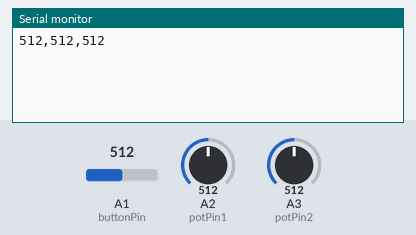
Bench run of a sketch on a simulated Arduino Uno, built with avr-gcc and run on an emulated ATmega328P. Shown: the last lines printed to the serial monitor. Inputs (shaded band) come from the test bench; at power-on: A1 (buttonPin) = 512, A2 (potPin1) = 512, A3 (potPin2) = 512.

Above: at 1.2 s.
1.3 s: A1 (buttonPin) set to 716
At 2.5 s:
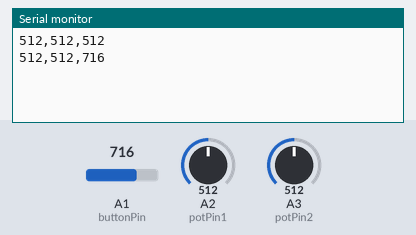
2.8 s: A2 (potPin1) set to 716
At 3.4 s:
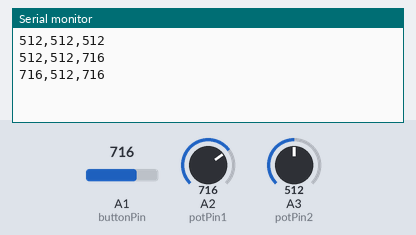
4.3 s: A3 (potPin2) set to 716
At 5.2 s:
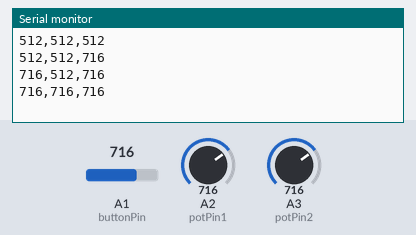
5.8 s: A1 (buttonPin) set to 900
At 6.4 s:
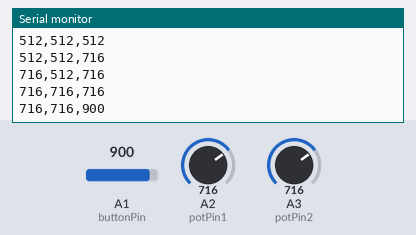
7.3 s: A2 (potPin1) set to 900
At 8.2 s:
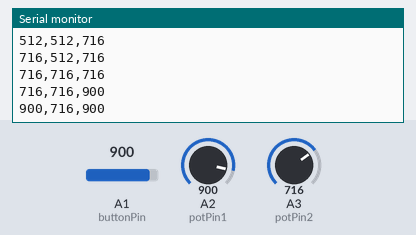
8.8 s: A3 (potPin2) set to 900
At 10.0 s:
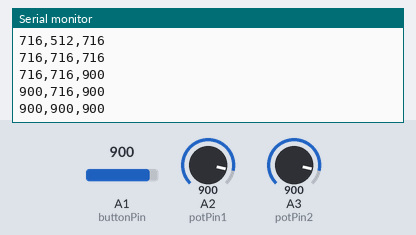
Timing chart, 0 to 11.3 s (numbered marks = the images above; inputs shaded):
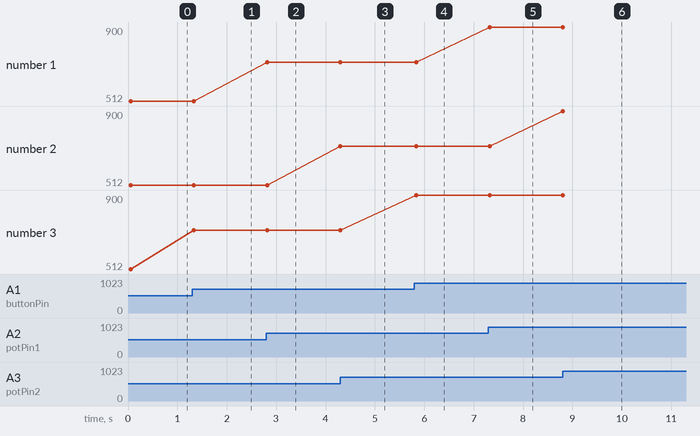

The sketch:

binoculars.ino
```cpp
 /* Analog Read to LED
 * ------------------
 *
 * turns on and off a light emitting diode(LED) connected to digital
 * pin 13. The amount of time the LED will be on and off depends on
 * the value obtained by analogRead(). In the easiest case we connect
 * a potentiometer to analog pin 2.
 *
 * Created 1 December 2005
 * copyleft 2005 DojoDave <http://www.0j0.org>
 * http://arduino.berlios.de
 *
 */

int potPin1 = 2;    // select the input pin for the potentiometer
int potPin2 = 3;
int buttonPin = 1;
int val1 = 100;       // variable to store the value coming from the sensor
int previousVal = 0;
int val2 = 200;
int previousVal2 = 0;
int val3 = 500;
int counter = 0;

int maxVal = 1023;

long previousTime = 0; // last time we checked
unsigned long currentTime; // current time
long interval = 50; // interval at which to check - might need to play around with this

String dataSend;
String previousData;

void setup() {
  Serial.begin(9600);
}

void loop() {
  // get the current time
  currentTime = millis();

  // if the difference between the current time and the last time we checked is bigger than the interval...
  if(currentTime - previousTime > interval) {

    val1 = analogRead(potPin1);    // read the value from the sensor
    val2 = analogRead(potPin2);
    val3 = analogRead(buttonPin);


    dataSend = String(val1);
    dataSend = dataSend + ",";
    dataSend = dataSend + String(val2);
    dataSend = dataSend + ",";
    dataSend = dataSend + String(val3);

    if(dataSend != previousData){
      Serial.println(dataSend);
      previousData = dataSend;
    }


    //Serial.print(val);
    //Serial.print(",");
    //Serial.print(val2);
    //Serial.print(",");
    //Serial.println(val3);
    // update previousTime
    previousTime = currentTime;
  }

}
```

Measured:
- after the input at 1.3 s, the serial monitor: prints a new line at once (image 1)
- after the input at 2.8 s, the serial monitor: prints a new line at once (image 2)
- after the input at 4.3 s, the serial monitor: prints a new line at once (image 3)
- after the input at 5.8 s, the serial monitor: prints a new line at once (image 4)
- after the input at 7.3 s, the serial monitor: prints a new line at once (image 5)
- after the input at 8.8 s, the serial monitor: prints a new line at once (image 6)
- plotted number 3: 512 → 716 after the input at 1.3 s, 716 → 900 after the input at 5.8 s
